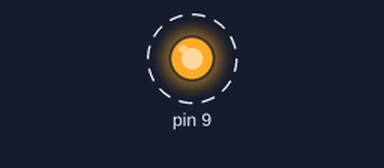
A sketch run on a simulated Arduino Nano, built with avr-gcc and run on an emulated ATmega328P. Parts: output pins drawn as LEDs (lit = HIGH). Dashed ring = blinking.

Above: at 0.5 s.
Timing chart, 0 to 4.6 s (numbered marks = the images above):
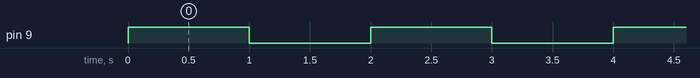

Measured:
- by itself, pin 9: alternates HIGH for 1.0 s and LOW for 1.0 s

The sketch:

ACSwitchBlinkProject.ino
```cpp
/*
Arduino Nano Mains Control Switch.
By: Javier.
https://sites.google.com/view/b-eng-jarl/home

Based in Arduino example: 01-Basics/Blink:
  Successful implementation results in a blinking domestic light bulb at a 0.5Hz frequency with 50% duty cycle.

Design considerations:
  G1. Nominal topology shall operate with mains 127VAC @ 60Hz.
  G2. Mains load may operate solely with positive polarity peak voltage (Vp).
  G3. Mains switching is purely boolean.

Benefits:
  B1. 97.5% enhance in mains power consumption compared to triac & optocoupled switching topologies.
  B2. Enhanced safety in benefit of user and control equipment via optocoupling as per corresponding isolation rating (e.g. 5000V).
  B3. Full AC to DC integration to embedded control systems (e.g. Arduino, Atmel, Microchip, among other C-based).
  B4. Off-the-shelf viability down to component level.
  B5. Stand-alone solution, does not require USB connectivity to peripheral PCs or devices to operate.

Topology description:
  D1. AC switching topology is to integrate with control chip/board as per 20250407 - SCH - AC Switch 'Blink' Project.pdf

Further reading/research media:
  FR1. Simon Monk, Electronics Cookbook. Published by O'Reilly Media, Inc.
  FR2. Paul Scherz, Simon Monk. Practical Electronics for Inventors, Fourth Edition, 4th Edition. Published by McGraw-Hill Education TAB. e-ISBN 978-1-25-958755-9.
  FR3. ARDUINO. Arduino Nano Reference Manual. SKU: A000005.
  FR4. ARDUINO. Arduino Nano Wiring Schematic. https://www.arduino.cc/en/uploads/Main/Arduino_Nano-Rev3.2-SCH.pdf.
  FR5. TEXAS INSTRUMENTS. LM1117. Sheet No.: SNOS412Q – FEBRUARY 2000 – REVISED JANUARY 2023.
  FR6. SHARP. PC817XxNSZ1B Series. Sheet No.: OP18002EN.
  FR7. ATMEL. ATMega328p. Sheet No.: 7810D-AVR-01/15.
  FR8. INFINEON. IRFP250NPbF. Sheet No.: Rev. 2.1, 2024-10-08.
*/

// the setup function runs once when you press reset or power the board
void setup() {
  // initialize digital pin 9 as an output.
  pinMode(9, OUTPUT);
}

// the loop function runs over and over again forever
void loop() {
  digitalWrite(9, HIGH);            // set the digital output on (HIGH is the voltage level)
  digitalWrite(LED_BUILTIN, LOW);   // turn the onboard LED on (HIGH is the voltage level)
  delay(1000);                      // wait for a second
  digitalWrite(9, LOW);             // set the digital output off by making the voltage LOW
  digitalWrite(LED_BUILTIN, HIGH);  // turn the onboard LED on (HIGH is the voltage level)
  delay(1000);                      // wait for a second
}
```
